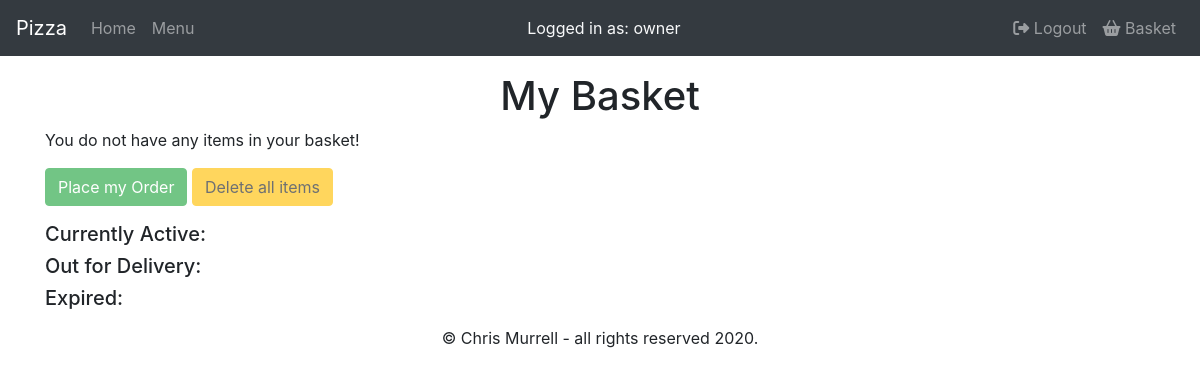
/basket (signed in), run on an earlier commit of the app's database.
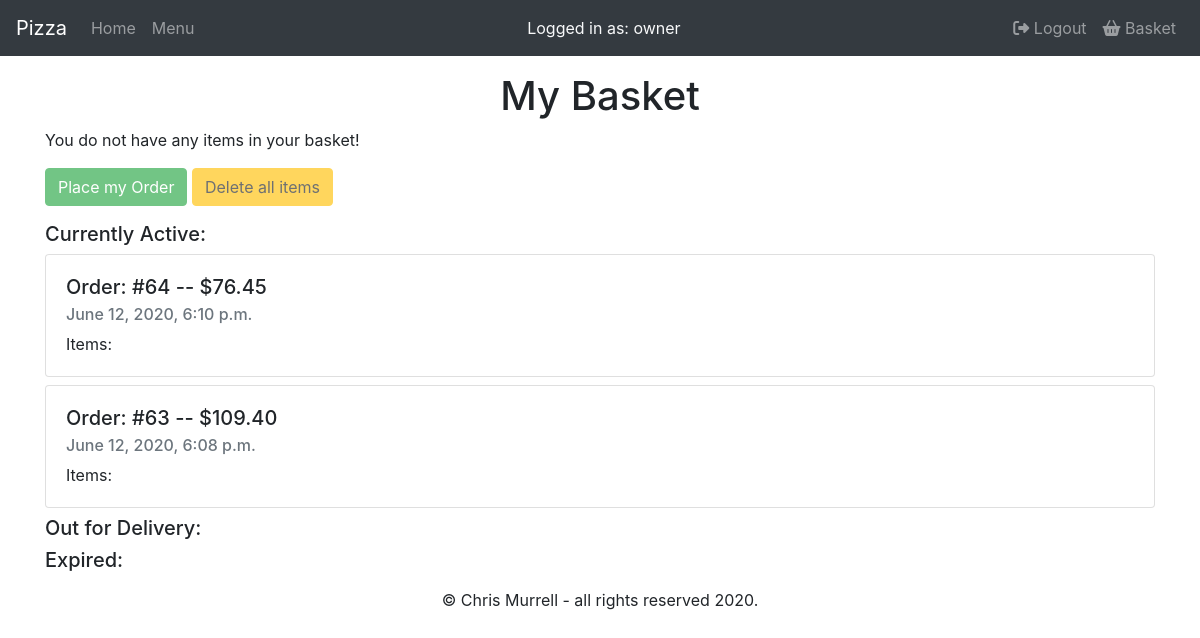
And on a later commit of the database.
### orders/models.py (models this page shows, shortened)
class Orders(models.Model):
    order_id = models.AutoField(primary_key=True)
    user_id = models.ForeignKey(
        User, on_delete=models.CASCADE, related_name='orders')
    pizItems = models.ManyToManyField('PizOrder', blank=True, related_name='pizItems')
    subItems = models.ManyToManyField('SubOrder', blank=True, related_name='subItems')
    pastaItems = models.ManyToManyField('PastaOrder', blank=True, related_name='pastaItems')
    saladItems = models.ManyToManyField('SaladOrder', blank=True, related_name='saladItems')
    platItems = models.ManyToManyField('PlatterOrder', blank=True, related_name='platItems')
    time_placed = models.DateTimeField(auto_now_add=True)
    cost = models.DecimalField(max_digits=6, decimal_places=2, default=00.00)
    active = models.CharField(max_length=1, default='Y')
    class Meta:
        verbose_name = 'order'
        verbose_name_plural = 'orders'

### orders/views.py (the view)
# urls.py: path("basket", views.basket, name="basket"),
def basket(request):
    user = request.user
    pizzas = PizOrder.objects.all()
    active = Orders.objects.filter(
        user_id=user, active='Y').order_by('-time_placed')
    delivery = Orders.objects.filter(
        user_id=user, active='D').order_by('-time_placed')
    expired = Orders.objects.filter(
        user_id=user, active='N').order_by('-time_placed')
    context = {
        "user": user,
        "active": active,
        "delivery": delivery,
        "expired": expired,
        "test": pizzas
    }
    return render(request, 'orders/basket.html', context)

### orders/Templates/orders/basket.html (shortened to what this page needs)
{% extends "orders/base.html" %}
{% load static %}
{% block main %}
<h1>My Basket</h1>
<form action="place" method="post">
    <div class="form-group" id="basketList">
    </div>
    <div class="form-group">
        <button type="submit" class="btn btn-success" id="placeOrder">
            Place my Order
        </button>
        <button type="button" class="btn btn-warning" id="deleteOrder">
            Delete all items
        </button>
    </div>
</form>
<h5>Currently Active:</h5>
{% for row in active %}
<div class="card mb-2">
    <div class="card-body">
        <h5 class="card-title">Order: #{{ row.order_id }} -- ${{ row.cost }}</h5>
        <h6 class="card-subtitle mb-2 text-muted">{{ row.time_placed }}</h6>
        <p class="card-text">Items:
        </p>
    </div>
</div>
{% endfor %}
<h5>Out for Delivery:</h5>
<h5>Expired:</h5>
{% endblock %}

What changed in the data, as far as the page shows it:
added Orders: order_id "64", cost "76.45", time_placed "June 12, 2020, 6:10 p.m."
added Orders: order_id "63", cost "109.40", time_placed "June 12, 2020, 6:08 p.m."
